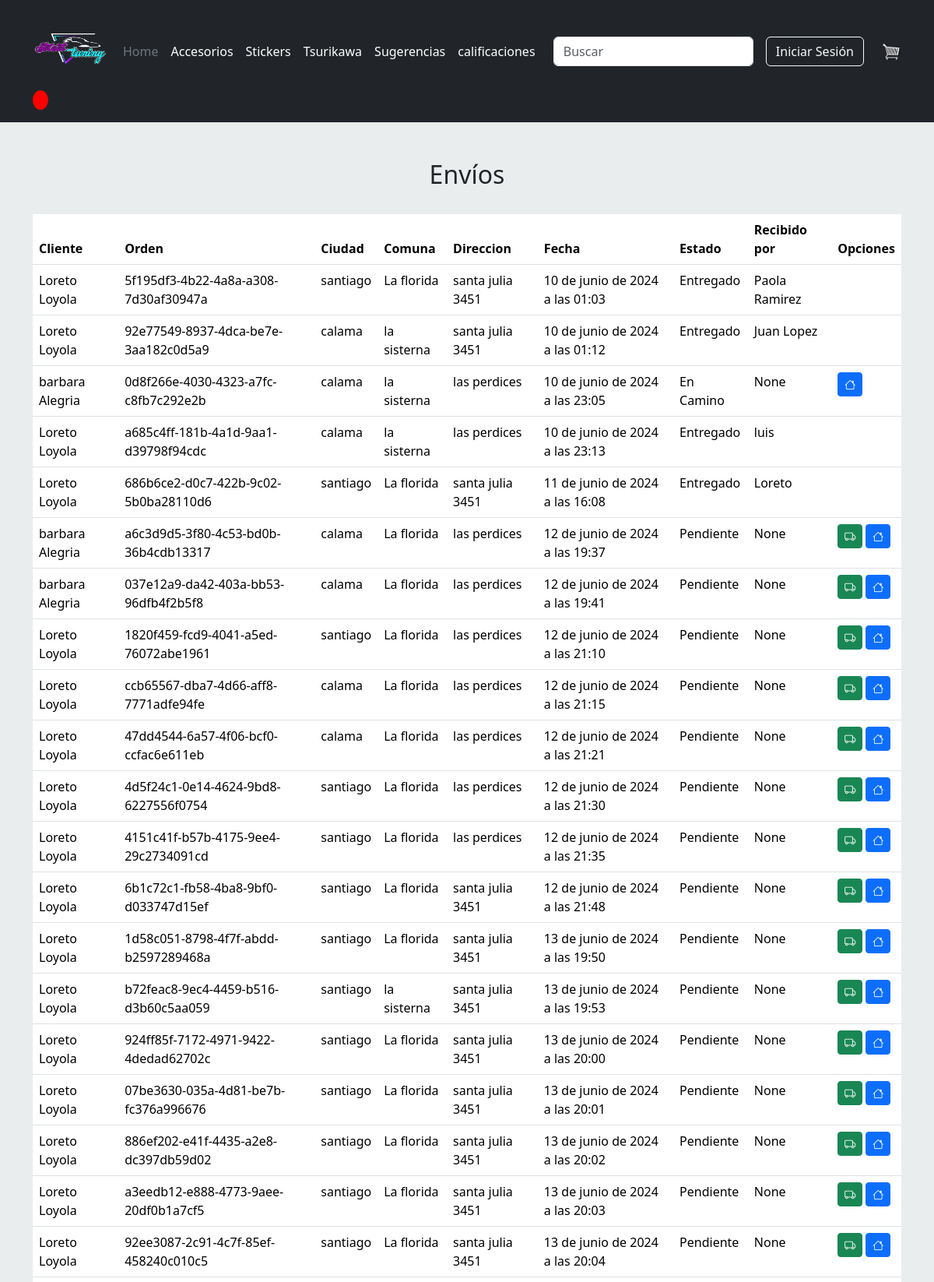
/Mantenedor/Envios/listar/ (upper part), run on the app's committed database.
### appweb/models.py (models this page shows, shortened)
class DireccionEnvio(models.Model):
    id = models.UUIDField(primary_key=True, default=uuid.uuid4, editable=False)
    cliente = models.ForeignKey(Cliente, on_delete=models.CASCADE, blank=True, null=True)
    orden = models.ForeignKey(Orden, on_delete=models.CASCADE, blank=True, null=True)
    direccion = models.CharField(max_length=200, null=False)
    ciudad = models.CharField(max_length=200, null=False)
    comuna = models.CharField(max_length=200, null=False)
    codigoPostal = models.CharField(max_length=200, null=False)
    fecha_agregado = models.DateTimeField(auto_now_add=True)
    Estado = models.CharField(max_length=50, default='Pendiente')
    recibido = models.CharField(max_length=200, null=True)

class Cliente(models.Model):
    id = models.UUIDField(primary_key=True, default=uuid.uuid4, editable=False)
    rut = models.CharField(max_length=10)
    nombre = models.CharField(max_length=80)
    apellido = models.CharField(max_length=80)
    usuario = models.ForeignKey(User, on_delete=models.CASCADE, blank=True, null=True)
    def __str__(self):
        return f"{self.nombre} {self.apellido}"

class Orden(models.Model):
    cliente= models.ForeignKey(Cliente ,on_delete=models.CASCADE, blank=True, null=True)
    fecha_orden= models.DateTimeField(auto_now_add=True)
    complete =  models.BooleanField(default=False, null=True, blank=True)
    transaccion_id= models.UUIDField(primary_key=True, default=uuid.uuid4, editable=False)
    def __str__(self):
        return f"{self.transaccion_id}"

### appweb/views.py (the view)
# urls.py: path('Mantenedor/Envios/listar/', listar_envios , name="listar_envios"),
def listar_envios(request):
    envios = DireccionEnvio.objects.all()
    data = {
        "envios" : envios
    }
    return render(request, "Mantenedor/Envios/listar.html", data)

### appweb/context_processors.py (called while the page is built)
def carrito_items(request):
    if request.user.is_authenticated:
        try:
            cliente = Cliente.objects.get(usuario=request.user)
            orden, created = Orden.objects.get_or_create(cliente=cliente, complete=False)
            carritoItems = orden.get_carrito_items
        except Cliente.DoesNotExist:
            carritoItems = 0
    else:
        carritoItems = 0
    return {'carritoItems': carritoItems}

### appweb/templates/Mantenedor/Envios/listar.html (shortened to what this page needs)
{% extends 'base.html' %}
{% block contenido %}
<div class="container mt-5">
    <div class="text-center">
        <h2 class="mt-4">Envíos</h2>
    </div>
    <br>
    <table class="table">
        <thead>
            <tr>
                <th scope="col">Cliente</th>
                <th scope="col">Orden</th>
                <th scope="col">Ciudad</th>
                <th scope="col">Comuna</th>
                <th scope="col">Direccion</th>
                <th scope="col">Fecha</th>
                <th scope="col">Estado</th>
                <th scope="col">Recibido por</th>
                <th scope="col">Opciones</th>
            </tr>
        </thead>
        <tbody>
            {% for p in envios %}
            <tr>
                <td>{{ p.cliente }}</td>
                <td>{{ p.orden }}</td>
                <td>{{ p.ciudad }}</td>
                <td>{{ p.comuna }}</td>
                <td>{{ p.direccion }}</td>
                <td>{{ p.fecha_agregado }}</td>
                <td>{{ p.Estado }}</td>
                <td>{{ p.recibido }}</td>
                <td>
                    {% if p.Estado != 'Entregado' %}
                        {% if p.Estado != 'En Camino' %}
                            <a href="#" onclick="despachado('{{ p.id }}')" class="btn btn-success btn-sm bi bi-truck "></a>
                        {% endif %}
                        <a href="#" onclick="entregado('{{ p.id }}')" class="btn btn-primary btn-sm bi bi-house "></a>
                    {% endif %}
                </td>
            </tr>
            {% endfor %}
        </tbody>
    </table>
    <br>
</div>
<br>
{% endblock %}

### data on the page
DireccionEnvio: cliente "Loreto Loyola", orden "5f195df3-4b22-4a8a-a308-7d30af30947a", ciudad "santiago", comuna "La florida", direccion "santa julia 3451", fecha_agregado "10 de junio de 2024 a las 01:03", Estado "Entregado", recibido "Paola Ramirez"
DireccionEnvio: cliente "Loreto Loyola", orden "92e77549-8937-4dca-be7e-3aa182c0d5a9", ciudad "calama", comuna "la sisterna", direccion "santa julia 3451", fecha_agregado "10 de junio de 2024 a las 01:12", Estado "Entregado", recibido "Juan Lopez"
DireccionEnvio: cliente "barbara Alegria", orden "0d8f266e-4030-4323-a7fc-c8fb7c292e2b", ciudad "calama", comuna "la sisterna", direccion "las perdices", fecha_agregado "10 de junio de 2024 a las 23:05", Estado "En Camino", recibido "None"
DireccionEnvio: cliente "Loreto Loyola", orden "a685c4ff-181b-4a1d-9aa1-d39798f94cdc", ciudad "calama", comuna "la sisterna", direccion "las perdices", fecha_agregado "10 de junio de 2024 a las 23:13", Estado "Entregado", recibido "luis"
DireccionEnvio: cliente "Loreto Loyola", orden "686b6ce2-d0c7-422b-9c02-5b0ba28110d6", ciudad "santiago", comuna "La florida", direccion "santa julia 3451", fecha_agregado "11 de junio de 2024 a las 16:08", Estado "Entregado", recibido "Loreto"
DireccionEnvio: cliente "barbara Alegria", orden "a6c3d9d5-3f80-4c53-bd0b-36b4cdb13317", ciudad "calama", comuna "La florida", direccion "las perdices", fecha_agregado "12 de junio de 2024 a las 19:37", Estado "Pendiente", recibido "None"
DireccionEnvio: cliente "barbara Alegria", orden "037e12a9-da42-403a-bb53-96dfb4f2b5f8", ciudad "calama", comuna "La florida", direccion "las perdices", fecha_agregado "12 de junio de 2024 a las 19:41", Estado "Pendiente", recibido "None"
DireccionEnvio: cliente "Loreto Loyola", orden "1820f459-fcd9-4041-a5ed-76072abe1961", ciudad "santiago", comuna "La florida", direccion "las perdices", fecha_agregado "12 de junio de 2024 a las 21:10", Estado "Pendiente", recibido "None"
DireccionEnvio: cliente "Loreto Loyola", orden "ccb65567-dba7-4d66-aff8-7771adfe94fe", ciudad "calama", comuna "La florida", direccion "las perdices", fecha_agregado "12 de junio de 2024 a las 21:15", Estado "Pendiente", recibido "None"
DireccionEnvio: cliente "Loreto Loyola", orden "47dd4544-6a57-4f06-bcf0-ccfac6e611eb", ciudad "calama", comuna "La florida", direccion "las perdices", fecha_agregado "12 de junio de 2024 a las 21:21", Estado "Pendiente", recibido "None"
DireccionEnvio: cliente "Loreto Loyola", orden "4d5f24c1-0e14-4624-9bd8-6227556f0754", ciudad "santiago", comuna "La florida", direccion "las perdices", fecha_agregado "12 de junio de 2024 a las 21:30", Estado "Pendiente", recibido "None"
DireccionEnvio: cliente "Loreto Loyola", orden "4151c41f-b57b-4175-9ee4-29c2734091cd", ciudad "santiago", comuna "La florida", direccion "las perdices", fecha_agregado "12 de junio de 2024 a las 21:35", Estado "Pendiente", recibido "None"
DireccionEnvio: cliente "Loreto Loyola", orden "6b1c72c1-fb58-4ba8-9bf0-d033747d15ef", ciudad "santiago", comuna "La florida", direccion "santa julia 3451", fecha_agregado "12 de junio de 2024 a las 21:48", Estado "Pendiente", recibido "None"
DireccionEnvio: cliente "Loreto Loyola", orden "1d58c051-8798-4f7f-abdd-b2597289468a", ciudad "santiago", comuna "La florida", direccion "santa julia 3451", fecha_agregado "13 de junio de 2024 a las 19:50", Estado "Pendiente", recibido "None"
DireccionEnvio: cliente "Loreto Loyola", orden "b72feac8-9ec4-4459-b516-d3b60c5aa059", ciudad "santiago", comuna "la sisterna", direccion "santa julia 3451", fecha_agregado "13 de junio de 2024 a las 19:53", Estado "Pendiente", recibido "None"
DireccionEnvio: cliente "Loreto Loyola", orden "924ff85f-7172-4971-9422-4dedad62702c", ciudad "santiago", comuna "La florida", direccion "santa julia 3451", fecha_agregado "13 de junio de 2024 a las 20:00", Estado "Pendiente", recibido "None"
DireccionEnvio: cliente "Loreto Loyola", orden "07be3630-035a-4d81-be7b-fc376a996676", ciudad "santiago", comuna "La florida", direccion "santa julia 3451", fecha_agregado "13 de junio de 2024 a las 20:01", Estado "Pendiente", recibido "None"
DireccionEnvio: cliente "Loreto Loyola", orden "886ef202-e41f-4435-a2e8-dc397db59d02", ciudad "santiago", comuna "La florida", direccion "santa julia 3451", fecha_agregado "13 de junio de 2024 a las 20:02", Estado "Pendiente", recibido "None"
DireccionEnvio: cliente "Loreto Loyola", orden "a3eedb12-e888-4773-9aee-20df0b1a7cf5", ciudad "santiago", comuna "La florida", direccion "santa julia 3451", fecha_agregado "13 de junio de 2024 a las 20:03", Estado "Pendiente", recibido "None"
DireccionEnvio: cliente "Loreto Loyola", orden "92ee3087-2c91-4c7f-85ef-458240c010c5", ciudad "santiago", comuna "La florida", direccion "santa julia 3451", fecha_agregado "13 de junio de 2024 a las 20:04", Estado "Pendiente", recibido "None"
